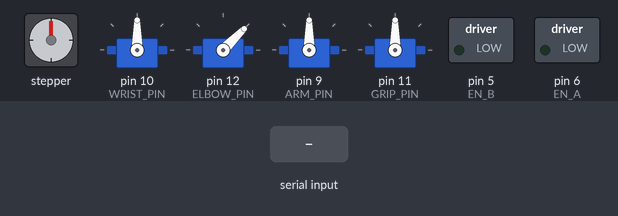
Bench run of a sketch on a simulated Arduino Uno, built with avr-gcc and run on an emulated ATmega328P. On the bench: stepper motor, 4 × servo, switched loads named in the sketch (green lamp = pin HIGH). Wiring (inferred from the names in the program): stepper motor (200 steps per turn assumed): coils pin 4, pin 3, pin 7, pin 8. The inputs (shaded band) are chosen by the test bench. Pins used as bus, display or sensor lines are not drawn.

Above: at 1.7 s.
1.8 s: "A" received over Serial
At 3.4 s:
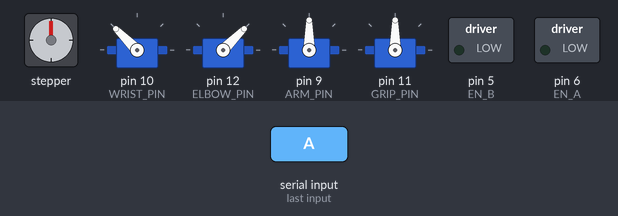
3.7 s: byte 73 ('I') received over Serial
At 5.0 s:
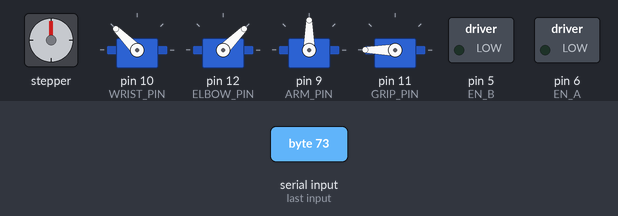
6.1 s: byte 71 ('G') received over Serial
At 7.1 s:
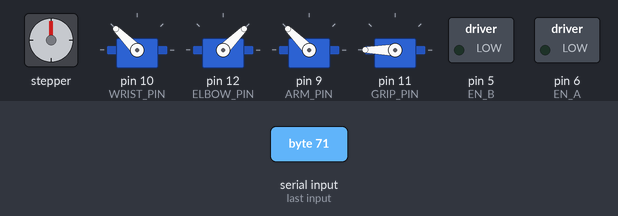
8.0 s: byte 72 ('H') received over Serial
At 9.5 s:
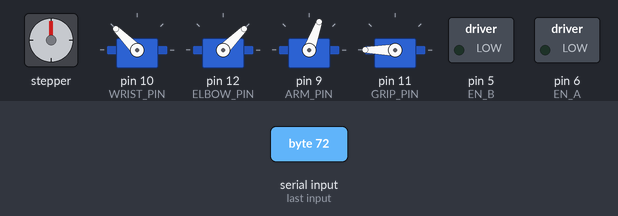
10.1 s: byte 74 ('J') received over Serial
At 12.8 s:
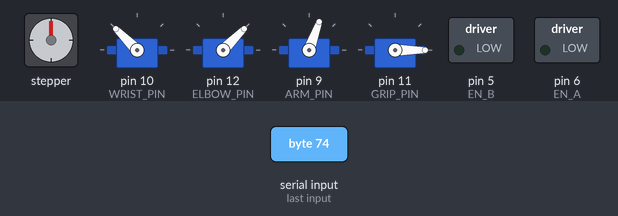
13.1 s: "M" received over Serial
At 14.3 s:
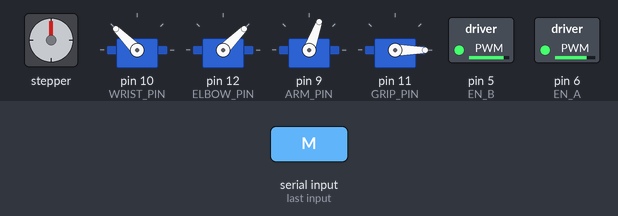
Timing chart, 0 to 15.6 s (numbered marks = the images above; inputs shaded):
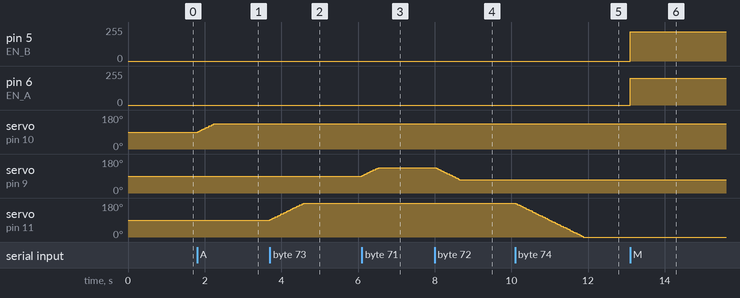

The sketch:

step6_robot_combined.ino
```cpp
// ═══════════════════════════════════════════════════════════
// STEP 6 — Full Robot (Tank Drive + Arm Combined)
//
// WHAT THIS DOES:
//   This is the FINAL sketch. It merges the tank drive from
//   Step 2 with the arm commands from Step 5 into one program.
//   The robot can now drive AND move its arm at the same time.
//
// WHAT YOU LEARN:
//   - Combining two systems into one program
//   - Serial buffer drain (reading only the latest command)
//   - Removing debug prints for production use
//
// HOW TO TEST:
//   Pair this with gui/step5_full_gui.py for full control!
//   Or use Serial Monitor with any command from Step 2 or Step 5:
//     Tank:  M / N / K / L / O
//     Arm:   A/B/a  C/D/c  G/H/g  I/J/i
//     Speed: 1 / 2 / 3 / 4 / 5
// ═══════════════════════════════════════════════════════════

#include <Servo.h>


// ── MOTOR SPEEDS ─────────────────────────────────────────
#define SPEED_L 200    // left motor  (0–255)
#define SPEED_R 220    // right motor (0–255)


// ── MOTOR PINS (from Step 2) ─────────────────────────────
const int EN_A = 6;    // left motor speed (PWM)
const int IN1  = 4;    // left motor direction wire 1
const int IN2  = 3;    // left motor direction wire 2
const int IN3  = 7;    // right motor direction wire 1
const int IN4  = 8;    // right motor direction wire 2
const int EN_B = 5;    // right motor speed (PWM)


// ── SERVO SETTINGS (from Step 5) ─────────────────────────
const int WRIST_PIN   = 10;
const int WRIST_MIN   = 45;
const int WRIST_MAX   = 135;
const int WRIST_START = 90;

const int ELBOW_PIN   = 12;
const int ELBOW_MIN   = 0;
const int ELBOW_MAX   = 90;
const int ELBOW_START = 45;

const int ARM_PIN   = 9;
const int ARM_MIN   = 70;
const int ARM_MAX   = 135;
const int ARM_START = 90;

const int GRIP_PIN   = 11;
const int GRIP_MIN   = 0;
const int GRIP_MAX   = 180;
const int GRIP_START = 90;


// ── SERVO OBJECTS ────────────────────────────────────────
Servo wristServo;
Servo elbowServo;
Servo armServo;
Servo gripServo;

// ── ANGLE TRACKING ───────────────────────────────────────
int wristAngle = WRIST_START;
int elbowAngle = ELBOW_START;
int armAngle   = ARM_START;
int gripAngle  = GRIP_START;

// ── DIRECTION VARIABLES ──────────────────────────────────
int wristDir = 0;    // -1 = down, 0 = idle, +1 = up
int elbowDir = 0;
int armDir   = 0;
int gripDir  = 0;

// ── STEP SIZE AND TIMING ─────────────────────────────────
int stepDeg = 2;                          // degrees per tick
const unsigned long SERVO_INTERVAL = 20;  // ms between ticks
unsigned long lastServoTick = 0;


// ══════════════════════════════════════════════════════════
// SETUP
// ══════════════════════════════════════════════════════════
void setup() {
  Serial.begin(9600);

  // ── Motor pins ──
  pinMode(EN_A, OUTPUT);
  pinMode(IN1, OUTPUT);
  pinMode(IN2, OUTPUT);
  pinMode(IN3, OUTPUT);
  pinMode(IN4, OUTPUT);
  pinMode(EN_B, OUTPUT);

  // ── Servos ──
  wristServo.attach(WRIST_PIN);
  wristServo.write(wristAngle);

  elbowServo.attach(ELBOW_PIN);
  elbowServo.write(elbowAngle);

  armServo.attach(ARM_PIN);
  armServo.write(armAngle);

  gripServo.attach(GRIP_PIN);
  gripServo.write(gripAngle);

  // Start with motors stopped.
  stopMotors();

  // Give servos time to reach start positions.
  delay(500);
}


// ══════════════════════════════════════════════════════════
// LOOP
// ══════════════════════════════════════════════════════════
void loop() {

  // ═══ NEW IN THIS STEP ═════════════════════════════════
  // ── SERIAL BUFFER DRAIN ────────────────────────────────
  // When multiple commands arrive at once (the GUI sends
  // them fast), we only care about the LATEST one.
  //
  // This "while" loop reads through ALL waiting bytes and
  // keeps only the last one. It's like fast-forwarding a
  // voicemail to hear just the newest message.
  char cmd = 0;
  while (Serial.available() > 0) {
    cmd = Serial.read();
  }
  // ═══════════════════════════════════════════════════════

  // If we got a command, handle it.
  if (cmd) {
    handleCommand(cmd);
  }

  // ── Servo tick (smooth stepping) ──
  unsigned long now = millis();
  if (now - lastServoTick >= SERVO_INTERVAL) {
    lastServoTick = now;
    moveServos();
  }
}


// ══════════════════════════════════════════════════════════
// HANDLE COMMAND — routes each letter to the right action
// ══════════════════════════════════════════════════════════
void handleCommand(char cmd) {

  switch (cmd) {

    // ═══ NEW IN THIS STEP ═══════════════════════════════
    // ── TANK DRIVE COMMANDS (merged from Step 2) ──
    case 'M': driveForward();  return;  // "return" exits immediately
    case 'N': driveBackward(); return;
    case 'K': driveLeft();     return;
    case 'L': driveRight();    return;
    case 'O': stopMotors();    return;
    // ═══════════════════════════════════════════════════

    // ── WRIST ──
    case 'A': wristDir =  1; break;  // up
    case 'B': wristDir = -1; break;  // down
    case 'a': wristDir =  0; break;  // stop

    // ── ELBOW ──
    case 'C': elbowDir =  1; break;  // up
    case 'D': elbowDir = -1; break;  // down
    case 'c': elbowDir =  0; break;  // stop

    // ── ARM ──
    case 'G': armDir =  1; break;    // up
    case 'H': armDir = -1; break;    // down
    case 'g': armDir =  0; break;    // stop

    // ── GRIP ──
    case 'I': gripDir =  1; break;   // open
    case 'J': gripDir = -1; break;   // close
    case 'i': gripDir =  0; break;   // stop

    // ── STEP SIZE ──
    case '1': stepDeg = 1; break;
    case '2': stepDeg = 2; break;
    case '3': stepDeg = 3; break;
    case '4': stepDeg = 4; break;
    case '5': stepDeg = 5; break;
  }
}


// ══════════════════════════════════════════════════════════
// MOVE SERVOS — called every 20ms for smooth motion
// ══════════════════════════════════════════════════════════
void moveServos() {

  // Wrist
  if (wristDir != 0) {
    int next = wristAngle + (wristDir * stepDeg);
    if (next < WRIST_MIN) next = WRIST_MIN;
    if (next > WRIST_MAX) next = WRIST_MAX;
    if (next != wristAngle) {
      wristAngle = next;
      wristServo.write(wristAngle);
    }
  }

  // Elbow
  if (elbowDir != 0) {
    int next = elbowAngle + (elbowDir * stepDeg);
    if (next < ELBOW_MIN) next = ELBOW_MIN;
    if (next > ELBOW_MAX) next = ELBOW_MAX;
    if (next != elbowAngle) {
      elbowAngle = next;
      elbowServo.write(elbowAngle);
    }
  }

  // Arm
  if (armDir != 0) {
    int next = armAngle + (armDir * stepDeg);
    if (next < ARM_MIN) next = ARM_MIN;
    if (next > ARM_MAX) next = ARM_MAX;
    if (next != armAngle) {
      armAngle = next;
      armServo.write(armAngle);
    }
  }

  // Grip
  if (gripDir != 0) {
    int next = gripAngle + (gripDir * stepDeg);
    if (next < GRIP_MIN) next = GRIP_MIN;
    if (next > GRIP_MAX) next = GRIP_MAX;
    if (next != gripAngle) {
      gripAngle = next;
      gripServo.write(gripAngle);
    }
  }
}


// ══════════════════════════════════════════════════════════
// TANK DRIVE FUNCTIONS (from Step 2)
// ══════════════════════════════════════════════════════════

// FORWARD: both motors spin the same way
void driveForward() {
  digitalWrite(IN1, LOW);  digitalWrite(IN2, HIGH);
  analogWrite(EN_A, SPEED_L);
  digitalWrite(IN3, LOW);  digitalWrite(IN4, HIGH);
  analogWrite(EN_B, SPEED_R);
}

// BACKWARD: both motors reversed
void driveBackward() {
  digitalWrite(IN1, HIGH); digitalWrite(IN2, LOW);
  analogWrite(EN_A, SPEED_L);
  digitalWrite(IN3, HIGH); digitalWrite(IN4, LOW);
  analogWrite(EN_B, SPEED_R);
}

// LEFT: left forward + right backward = spin left
void driveLeft() {
  digitalWrite(IN1, LOW);  digitalWrite(IN2, HIGH);
  analogWrite(EN_A, SPEED_L);
  digitalWrite(IN3, HIGH); digitalWrite(IN4, LOW);
  analogWrite(EN_B, SPEED_R);
}

// RIGHT: left backward + right forward = spin right
void driveRight() {
  digitalWrite(IN1, HIGH); digitalWrite(IN2, LOW);
  analogWrite(EN_A, SPEED_L);
  digitalWrite(IN3, LOW);  digitalWrite(IN4, HIGH);
  analogWrite(EN_B, SPEED_R);
}

// STOP: all pins off, speed to zero
void stopMotors() {
  digitalWrite(IN1, LOW); digitalWrite(IN2, LOW);
  analogWrite(EN_A, 0);
  digitalWrite(IN3, LOW); digitalWrite(IN4, LOW);
  analogWrite(EN_B, 0);
}
```

Measured:
- after the input at 1.8 s, servo on pin 10 (WRIST_PIN): moves from 90° to 135° over 0.44 s, starting at once
- after the input at 3.7 s, servo on pin 11 (GRIP_PIN): moves from 90° to 180° over 0.88 s, starting at once
- after the input at 6.1 s, servo on pin 9 (ARM_PIN): moves from 90° to 135° over 0.44 s, starting at once
- after the input at 8.0 s, servo on pin 9 (ARM_PIN): moves from 135° to 70° over 0.64 s, starting at once
- after the input at 10.1 s, servo on pin 11 (GRIP_PIN): moves from 180° to 0° over 1.8 s, starting at once
- after the input at 13.1 s, pin 5 (EN_B): 0/255 → 220/255 at once; pin 6 (EN_A): 0/255 → 200/255 at once
